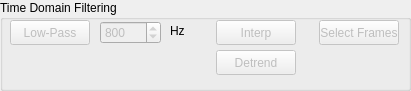
   <widget class="QGroupBox" name="panelTimefilt">
    <property name="geometry">
     <rect>
      <x>480</x>
      <y>450</y>
      <width>411</width>
      <height>91</height>
     </rect>
    </property>
    <property name="sizePolicy">
     <sizepolicy hsizetype="MinimumExpanding" vsizetype="MinimumExpanding">
      <horstretch>0</horstretch>
      <verstretch>0</verstretch>
     </sizepolicy>
    </property>
    <property name="title">
     <string>Time Domain Filtering</string>
    </property>
    <widget class="QPushButton" name="pbLPfilter">
     <property name="enabled">
      <bool>false</bool>
     </property>
     <property name="geometry">
      <rect>
       <x>10</x>
       <y>20</y>
       <width>80</width>
       <height>25</height>
      </rect>
     </property>
     <property name="sizePolicy">
      <sizepolicy hsizetype="MinimumExpanding" vsizetype="MinimumExpanding">
       <horstretch>0</horstretch>
       <verstretch>0</verstretch>
      </sizepolicy>
     </property>
     <property name="text">
      <string>Low-Pass</string>
     </property>
    </widget>
    <widget class="QSpinBox" name="sbLPfilter">
     <property name="enabled">
      <bool>false</bool>
     </property>
     <property name="geometry">
      <rect>
       <x>100</x>
       <y>21</y>
       <width>61</width>
       <height>23</height>
      </rect>
     </property>
     <property name="sizePolicy">
      <sizepolicy hsizetype="MinimumExpanding" vsizetype="MinimumExpanding">
       <horstretch>0</horstretch>
       <verstretch>0</verstretch>
      </sizepolicy>
     </property>
     <property name="minimum">
      <number>1</number>
     </property>
     <property name="maximum">
      <number>2000</number>
     </property>
     <property name="singleStep">
      <number>1</number>
     </property>
     <property name="value">
      <number>800</number>
     </property>
     <property name="displayIntegerBase">
      <number>10</number>
     </property>
    </widget>
    <widget class="QLabel" name="lbLPunity">
     <property name="geometry">
      <rect>
       <x>170</x>
       <y>21</y>
       <width>31</width>
       <height>20</height>
      </rect>
     </property>
     <property name="sizePolicy">
      <sizepolicy hsizetype="MinimumExpanding" vsizetype="MinimumExpanding">
       <horstretch>0</horstretch>
       <verstretch>0</verstretch>
      </sizepolicy>
     </property>
     <property name="text">
      <string>Hz</string>
     </property>
    </widget>
    <widget class="QPushButton" name="pbDispinterp">
     <property name="enabled">
      <bool>false</bool>
     </property>
     <property name="geometry">
      <rect>
       <x>216</x>
       <y>20</y>
       <width>80</width>
       <height>25</height>
      </rect>
     </property>
     <property name="sizePolicy">
      <sizepolicy hsizetype="MinimumExpanding" vsizetype="MinimumExpanding">
       <horstretch>0</horstretch>
       <verstretch>0</verstretch>
      </sizepolicy>
     </property>
     <property name="text">
      <string>Interp</string>
     </property>
    </widget>
    <widget class="QPushButton" name="pbSelectFrames">
     <property name="enabled">
      <bool>false</bool>
     </property>
     <property name="geometry">
      <rect>
       <x>319</x>
       <y>20</y>
       <width>80</width>
       <height>25</height>
      </rect>
     </property>
     <property name="sizePolicy">
      <sizepolicy hsizetype="MinimumExpanding" vsizetype="MinimumExpanding">
       <horstretch>0</horstretch>
       <verstretch>0</verstretch>
      </sizepolicy>
     </property>
     <property name="text">
      <string>Select Frames</string>
     </property>
    </widget>
    <widget class="QPushButton" name="pbDetrend">
     <property name="enabled">
      <bool>false</bool>
     </property>
     <property name="geometry">
      <rect>
       <x>216</x>
       <y>50</y>
       <width>80</width>
       <height>25</height>
      </rect>
     </property>
     <property name="sizePolicy">
      <sizepolicy hsizetype="MinimumExpanding" vsizetype="MinimumExpanding">
       <horstretch>0</horstretch>
       <verstretch>0</verstretch>
      </sizepolicy>
     </property>
     <property name="text">
      <string>Detrend</string>
     </property>
    </widget>
   </widget>
